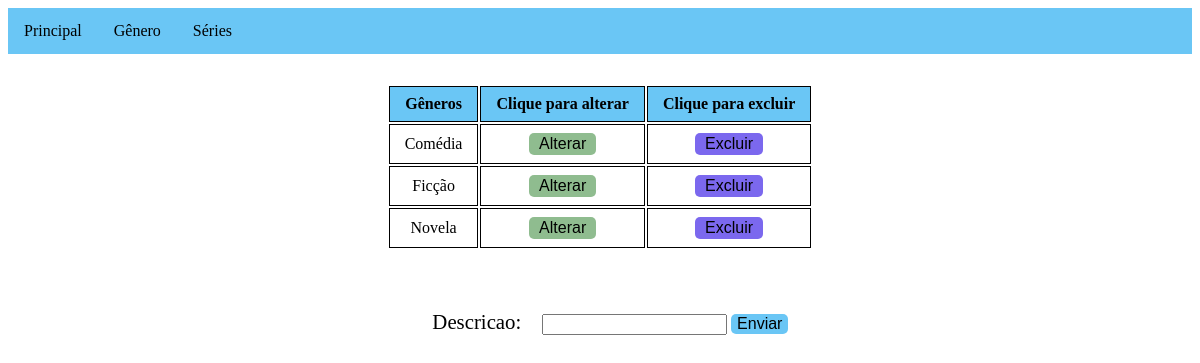
Page /genero/ on the earlier database version.
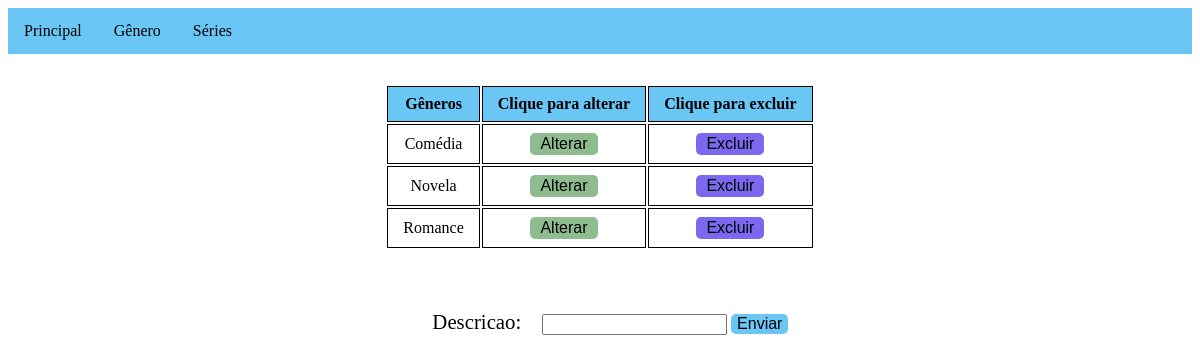
Same page on the later database version.
### genero/models.py (models this page shows, shortened)
class Genero(models.Model):
    descricao = models.CharField(max_length=50)

### genero/views.py (the view)
# urls.py: path('', views.cadastro, name='cadastro'),
def cadastro(request):
    form = forms.GeneroForm()
    if request.method == 'POST':
        form = forms.GeneroForm(request.POST)
        if form.is_valid():
            form.save(commit=True)
        else:
            print('ERRO')
    generos_list = models.Genero.objects.order_by('descricao')
    data_dict = {'form': form, 'generos_records': generos_list}
    return render(request, 'genero/genero.html', data_dict)

### genero/forms.py
class GeneroForm(forms.ModelForm):
    class Meta(object):
        model = Genero
        fields = '__all__'

### templates/genero/genero.html (shortened to what this page needs)
<!doctype html>
<html lang="pt-br">
{% load static %}
<head>
  <link href="{% static 'css/menu.css' %}" rel="stylesheet" type="text/css">
  <link href="{% static 'css/crud.css' %}" rel="stylesheet" type="text/css">
</head>
<body>
  {% include "../menu.html" %}
  <main>
    <div class="conteiner">
      <div>
        {% if generos_records %}
        <table>
          <thead>
            <tr>
              <th>Gêneros</th>
              <th>Clique para alterar</th>
              <th>Clique para excluir</th>
            </tr>
          </thead>
          <tbody>
            {% for genero in generos_records %}
              <tr>
                <td>{{ genero.descricao }}</td>
                <td><button class="list-button editar-button" onclick="updateItem({{ genero.id }})">Alterar</button></td>
                <td><button class="list-button apagar-button" onclick="deleteItem({{ genero.id }})">Excluir</button></td>
              </tr>
            {% endfor %}
          </tbody>
        </table>
        {% else %}
          <p>Nenhum dado cadastrado.</p>
        {% endif %}
      </div>
      <div class="divForm">
        <form onsubmit="/genero" id="form-genero" method="post">
          {{form}}
          <input type="submit" id="submit-button" class="submit-button" value="Enviar"/>
        </form>
      </div>
    </div>
  </main>
</body>
</html>

Differences in the rows shown:
removed Genero: descricao "Ficção"
added Genero: descricao "Romance"
